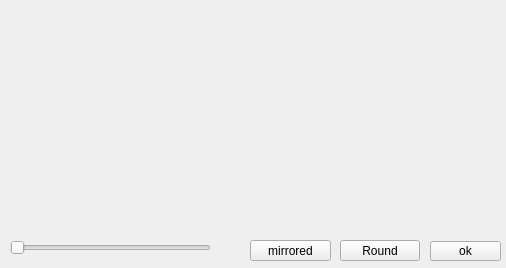
<?xml version="1.0" encoding="UTF-8"?>
<ui version="4.0">
 <class>CameraForm</class>
 <widget class="QWidget" name="CameraForm">
  <property name="geometry">
   <rect>
    <x>0</x>
    <y>0</y>
    <width>506</width>
    <height>268</height>
   </rect>
  </property>
  <property name="windowTitle">
   <string>Form</string>
  </property>
  <widget class="QSlider" name="horizontalSlider">
   <property name="geometry">
    <rect>
     <x>10</x>
     <y>240</y>
     <width>201</width>
     <height>16</height>
    </rect>
   </property>
   <property name="orientation">
    <enum>Qt::Horizontal</enum>
   </property>
  </widget>
  <widget class="QLabel" name="label">
   <property name="geometry">
    <rect>
     <x>290</x>
     <y>10</y>
     <width>200</width>
     <height>200</height>
    </rect>
   </property>
   <property name="text">
    <string/>
   </property>
  </widget>
  <widget class="QPushButton" name="pushButton">
   <property name="geometry">
    <rect>
     <x>430</x>
     <y>241</y>
     <width>71</width>
     <height>20</height>
    </rect>
   </property>
   <property name="text">
    <string>ok</string>
   </property>
  </widget>
  <widget class="QWidget" name="widget" native="true">
   <property name="geometry">
    <rect>
     <x>10</x>
     <y>10</y>
     <width>200</width>
     <height>200</height>
    </rect>
   </property>
  </widget>
  <widget class="QPushButton" name="pushButton_2">
   <property name="geometry">
    <rect>
     <x>250</x>
     <y>240</y>
     <width>81</width>
     <height>21</height>
    </rect>
   </property>
   <property name="styleSheet">
    <string notr="true"/>
   </property>
   <property name="text">
    <string>mirrored</string>
   </property>
  </widget>
  <widget class="QPushButton" name="pushButton_3">
   <property name="geometry">
    <rect>
     <x>340</x>
     <y>240</y>
     <width>80</width>
     <height>21</height>
    </rect>
   </property>
   <property name="text">
    <string>Round</string>
   </property>
  </widget>
 </widget>
 <resources/>
 <connections/>
</ui>
